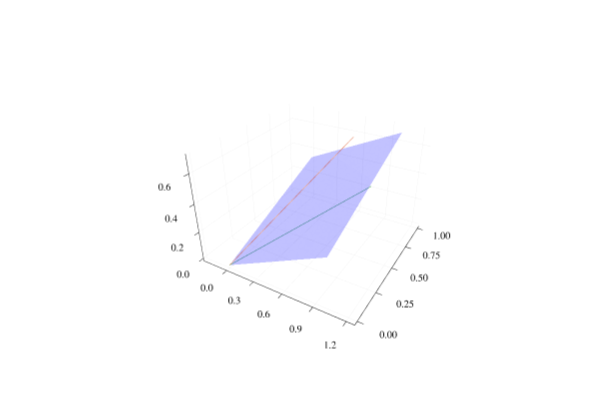

Notebook code for this chart:
### Markdown cell above
Nice, so our projection worked as planned.
Next, let's do the reflection. We are going to use the second formula, which is valid for any blade.
Also, note that we are going to reflect over the subspace, which means that the sandwiching vector
is going to be the vector normal to the subspace, i.e. $\mathbf n$.

### Code cell
rp = inv(n) * grin(p) * n #Remember, `grin` is the involution operation 

surface(x,y,z, cmap=:blue, alpha=0.5, legend=false,aspect_ratio=1)
quiver!([0],[0],[0],quiver=([p.e1],[p.e2],[p.e3]))
quiver!([0],[0],[0],quiver=([rp.e1],[rp.e2],[rp.e3]))

### Figure 1 — Plotly figure (JSON) as saved in the notebook; plotly's stock layout.template omitted (floating-point values rounded to 4 significant figures)
{"data": [{"cmax": 0.6667, "cmin": 0, "colorbar": {"len": 0.9525, "title": {"text": ""}, "x": 0.9934, "y": 0.5139}, "colorscale": [[0, "rgba(0, 0, 255, 0.500)"], [1, "rgba(0, 0, 255, 0.500)"]], "name": "y1", "opacity": 0.5, "scene": "scene", "showlegend": false, "showscale": false, "type": "surface", "x": [0, 1], "xaxis": "x", "y": [0, 1], "yaxis": "y", "z": [[0, 0.3333], [0.3333, 0.6667]], "zaxis": "z", "zmax": 0.6667, "zmin": 0}, {"colorbar": {"len": 0.9525, "title": {"text": ""}, "x": 0.9934, "y": 0.5139}, "legendgroup": "", "line": {"color": "rgba(227, 111, 71, 1.000)", "dash": "solid", "shape": "linear", "width": 1}, "mode": "lines", "name": "", "scene": "scene", "showlegend": false, "type": "scatter3d", "x": [0, 0.7], "xaxis": "x", "y": [0, 0.7], "yaxis": "y", "z": [0, 0.7], "zaxis": "z", "zmax": 0.6667, "zmin": 0}, {"colorbar": {"len": 0.9525, "title": {"text": ""}, "x": 0.9934, "y": 0.5139}, "legendgroup": "", "line": {"color": "rgba(62, 164, 78, 1.000)", "dash": "solid", "shape": "linear", "width": 1}, "mode": "lines", "name": "", "scene": "scene", "showlegend": false, "type": "scatter3d", "x": [0, 0.8273], "xaxis": "x", "y": [0, 0.8273], "yaxis": "y", "z": [0, 0.3182], "zaxis": "z", "zmax": 0.6667, "zmin": 0}], "layout": {"annotations": [], "height": 400, "margin": {"b": 20, "l": 0, "r": 0, "t": 20}, "paper_bgcolor": "rgba(255, 255, 255, 1.000)", "plot_bgcolor": "rgba(255, 255, 255, 1.000)", "scene": {"aspectmode": "auto", "aspectratio": {"x": 1.126, "y": 1.126, "z": 0.7884}, "camera": {"center": {"x": 0, "y": 0, "z": 0}, "eye": {"x": 1.203, "y": -2.083, "z": 1.389}, "projection": {"type": "perspective"}, "up": {"x": 0, "y": 0, "z": 1}}, "domain": {"x": [0.06582, 0.9934], "y": [0.03762, 0.9902]}, "xaxis": {"gridcolor": "rgba(0, 0, 0, 0.1)", "gridwidth": 0.5, "linecolor": "rgba(0, 0, 0, 1)", "mirror": false, "range": [-0.2742, 1.274], "showgrid": true, "showline": true, "showticklabels": true, "tickangle": 0, "tickcolor": "rgb(0, 0, 0)", "tickfont": {"color": "rgba(0, 0, 0, 1)", "family": "sans-serif", "size": 11}, "tickmode": "array", "ticks": "inside", "ticktext": ["0.0", "0.3", "0.6", "0.9", "1.2"], "tickvals": [0, 0.3, 0.6, 0.9, 1.2], "title": {"font": {"color": "rgba(0, 0, 0, 1)", "family": "sans-serif", "size": 15}, "text": ""}, "type": "linear", "visible": true, "zeroline": false, "zerolinecolor": "rgba(0, 0, 0, 1)"}, "yaxis": {"gridcolor": "rgba(0, 0, 0, 0.1)", "gridwidth": 0.5, "linecolor": "rgba(0, 0, 0, 1)", "mirror": false, "range": [-0.03, 1.03], "showgrid": true, "showline": true, "showticklabels": true, "tickangle": 0, "tickcolor": "rgb(0, 0, 0)", "tickfont": {"color": "rgba(0, 0, 0, 1)", "family": "sans-serif", "size": 11}, "tickmode": "array", "ticks": "inside", "ticktext": ["0.00", "0.25", "0.50", "0.75", "1.00"], "tickvals": [0, 0.25, 0.5, 0.75, 1], "title": {"font": {"color": "rgba(0, 0, 0, 1)", "family": "sans-serif", "size": 15}, "text": ""}, "type": "linear", "visible": true, "zeroline": false, "zerolinecolor": "rgba(0, 0, 0, 1)"}, "zaxis": {"gridcolor": "rgba(0, 0, 0, 0.1)", "gridwidth": 0.5, "linecolor": "rgba(0, 0, 0, 1)", "mirror": false, "range": [-0.021, 0.721], "showgrid": true, "showline": true, "showticklabels": true, "tickangle": 0, "tickcolor": "rgb(0, 0, 0)", "tickfont": {"color": "rgba(0, 0, 0, 1)", "family": "sans-serif", "size": 11}, "tickmode": "array", "ticks": "inside", "ticktext": ["0.0", "0.2", "0.4", "0.6"], "tickvals": [0, 0.2, 0.4, 0.6], "title": {"font": {"color": "rgba(0, 0, 0, 1)", "family": "sans-serif", "size": 15}, "text": ""}, "type": "linear", "visible": true, "zeroline": false, "zerolinecolor": "rgba(0, 0, 0, 1)"}}, "showlegend": false, "width": 600}}
